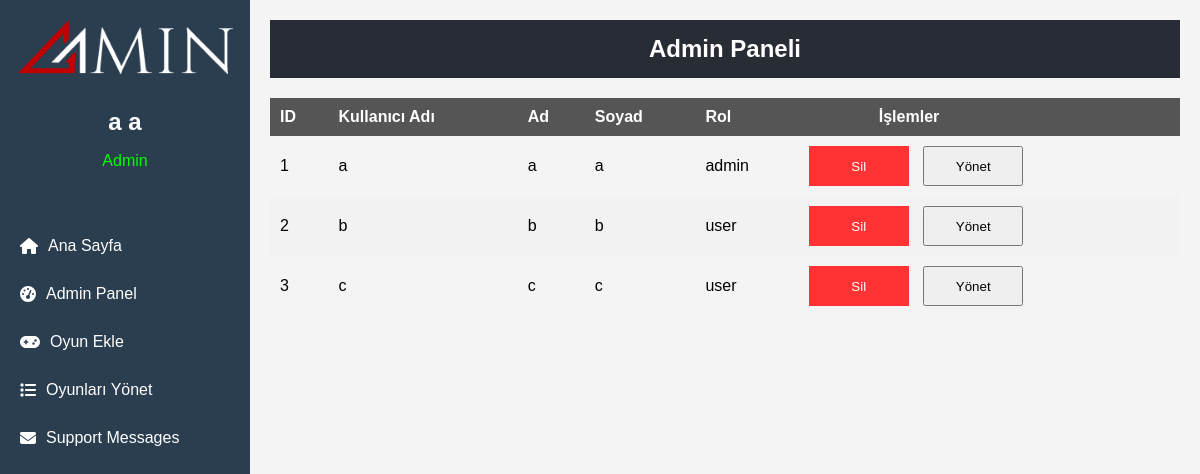
/admin_panel.php (signed in), run on the app's committed database.
### tables this page shows
CREATE TABLE `users` (
  `id` int(11) NOT NULL,
  `username` varchar(50) NOT NULL,
  `password` varchar(255) NOT NULL,
  `firstname` varchar(50) NOT NULL,
  `lastname` varchar(50) NOT NULL,
  `role` varchar(20) NOT NULL DEFAULT 'user'
);

### admin_panel.php (the view, shortened to what this page needs)
<?php
require 'db_connect.php';
$firstname = $_SESSION['firstname'];
$lastname = $_SESSION['lastname'];
$sql = "SELECT id, username, firstname, lastname, role FROM users";
$result = $conn->query($sql);
?>
<!DOCTYPE html>
<html lang="en">
<head>
    <link rel="stylesheet" href="./css/admin_panel.css">
    <link rel="stylesheet" href="https://cdnjs.cloudflare.com/ajax/libs/font-awesome/6.3.0/css/all.min.css" />
</head>
<body>
<div class="sidebar">
        <div class="logo">
            <img src="./assets/logo.png" alt="Logo" style="width:215px; margin-top:20px">
        </div>
        <div class="profile">
            <h2><?php echo htmlspecialchars($firstname . ' ' . $lastname); ?></h2>
            <p>Admin</p>
        </div>
        <nav>
            <ul>
                <li><a href="index.php"><i class="fas fa-home" style="margin-right:10px"></i> Ana Sayfa</a></li>
                <li><a href="admin_panel.php"><i class="fas fa-tachometer-alt" style="margin-right:10px"></i> Admin Panel</a></li>
                <li><a href="oyun_ekle.php"><i class="fas fa-gamepad" style="margin-right:10px"></i> Oyun Ekle</a></li>
                <li><a href="manage_games.php"><i class="fas fa-list" style="margin-right:10px"></i> Oyunları Yönet</a></li>
                <li><a href="view_support.php"><i class="fas fa-envelope" style="margin-right:10px"></i> Support Messages</a></li>
            </ul>
        </nav>
    </div>
    <div class="main-content">
        <header>
            <h1>Admin Paneli</h1>
        </header>
        <main>
            <table>
                <thead>
                    <tr>
                        <th>ID</th>
                        <th>Kullanıcı Adı</th>
                        <th>Ad</th>
                        <th>Soyad</th>
                        <th>Rol</th>
                        <th style="padding-left: 80px;">İşlemler</th>
                    </tr>
                </thead>
                <tbody>
                    <?php if ($result->num_rows > 0): ?>
                        <?php while($row = $result->fetch_assoc()): ?>
                            <tr>
                                <td><?php echo $row['id']; ?></td>
                                <td><?php echo $row['username']; ?></td>
                                <td><?php echo $row['firstname']; ?></td>
                                <td><?php echo $row['lastname']; ?></td>
                                <td><?php echo $row['role']; ?></td>
                                <td>
                                    <form method="POST" action="delete_user.php" style="display:inline;">
                                        <button type="submit" class="delete-button " style="width: 100px; height: 40px; margin-right: 10px;">Sil</button>
                                    </form>
                                    <form method="GET" action="manage_user_games.php" style="display:inline;">
                                        <button type="submit" class="manage-button" style="width: 100px; height: 40px;">Yönet</button>
                                    </form>
                                </td>
                            </tr>
                        <?php endwhile; ?>
                    <?php else: ?>
                        <tr>
                            <td colspan="6">Hiç kullanıcı bulunamadı.</td>
                        </tr>
                    <?php endif; ?>
                </tbody>
            </table>
        </main>
    </div>
</body>
</html>

### css/admin_panel.css (style rules this page uses)
body { font-family: 'Montserrat', sans-serif; display: flex; margin: 0; padding: 0; background-color: #f4f4f4; }
.sidebar { width: 250px; background-color: #2b3e50; color: #fff; position: fixed; height: 100%; display: flex; flex-direction: column; align-items: center; }
.profile { text-align: center; padding: 20px; }
.profile h2 { margin: 10px 0 5px; }
.profile p { color: #00ff00; }
nav { width: 100%; }
nav ul { list-style: none; padding: 0; }
nav ul li { width: 100%; }
nav ul li a { text-decoration: none; color: #fff; padding: 15px 20px; display: flex; align-items: center; width: 100%; box-sizing: border-box; transition: background 0.3s; }
.main-content { margin-left: 250px; width: calc(100% - 250px); padding: 20px; }
header { background-color: #282c34; color: white; padding: 15px; text-align: center; }
h1 { margin: 0; font-size: 24px; }
table { width: 100%; border-collapse: collapse; margin-top: 20px; }
table th, table td { padding: 10px; text-align: left; }
table th { background-color: #555; color: white; }
table tr:nth-child(even) { background-color: #f2f2f2; }
.delete-button { background-color: #ff3333; color: white; border: none; padding: 5px 10px; cursor: pointer; }

### data on the page
users: id "1", username "a", firstname "a", lastname "a", role "admin"
users: id "2", username "b", firstname "b", lastname "b", role "user"
users: id "3", username "c", firstname "c", lastname "c", role "user"

### other printed values
$firstname . ' ' . $lastname "a a"
